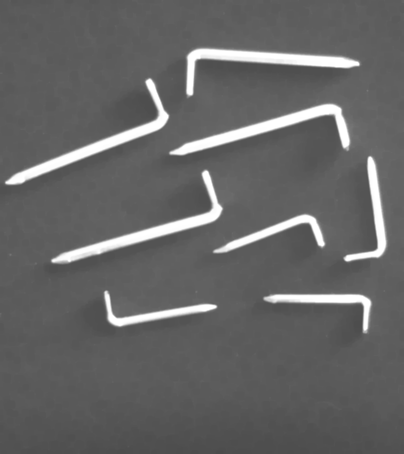
%> input picture Practicas/Examenes_julio/TerceraPruebaPractica_2Conv/TerceraPruebaPractica_2Conv/Imagenes/Entrenamiento/Alcayata01.bmp, 404 x 454 px
$ octave --eval "result = funcion_Segmenta_Imagen(imread('../../../../Examenes_julio/TerceraPruebaPractica_2Conv/TerceraPruebaPractica_2Conv/Imagenes/Entrenamiento/Alcayata01.bmp'));"   (GNU Octave 9; MATLAB toolbox functions it lacks are replaced by stand-ins)
%> lines starting %> are read from the running program, lines starting %| are printed output that depends on the picture; in (x1, y1, x2, y2) boxes, pixels count from 0 and x2, y2 are one past the last pixel; in counts of white or black regions, pixels touching at a corner belong together; the program's own positions count from 1
### Practicas/Parte2/Examen/Prueba3_ConvI_SP_23_24/Funciones/funcion_elimina_regiones_ruidosas.m
function IbinF=funcion_elimina_regiones_ruidosas(Ibin)
porc= 0.1;
[N,M]=size(Ibin);
numPix=N*M;

length(Ibin(:));
numPixMin=round((porc/100)*numPix);
IbinF=bwareaopen(Ibin,numPixMin);

[Ietiq,N]=bwlabel(IbinF);
if N>0
    stats=regionprops(Ietiq,'Area');
    areas=cat(1,stats.Area);
    numPixMinimo=round(max(areas)/5);

    IbinF= bwareaopen(IbinF,numPixMinimo);
end
end

### Practicas/Parte2/Examen/Prueba3_ConvI_SP_23_24/Funciones/funcion_Segmenta_Imagen.m
function [Ietiq,N] = funcion_Segmenta_Imagen(I)
% binarizar la imagen
Ibin= I >250*graythresh(I);

%Eliminar posibles componenetes conectadas ruidosas
% componenets de menos del 0.1´´´´´´´´´´´´´´´´´´´´´´´´5 del numero total de
% pixeles de la imagen  o numero de pixeles menor al area del objeto
% mayor /5.


IbinFilt=funcion_elimina_regiones_ruidosas(Ibin);
[Ietiq,N]=bwlabel(Ibin);
end
%> in funcion_Segmenta_Imagen, `Ibin= I >250*graythresh(I);`:
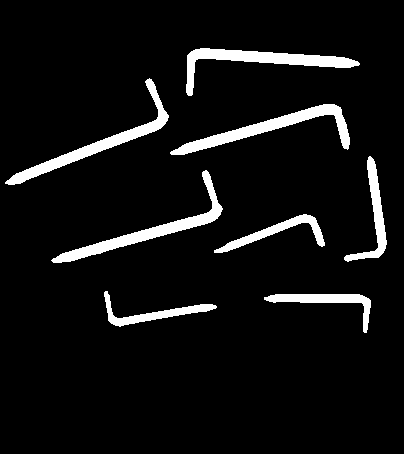
%> Ibin: size 454x404 logical; 6.8% white; 8 white regions, largest, box (x1, y1, x2, y2) and area: (170, 104, 350, 155) 2138, (51, 170, 223, 263) 2101, (186, 48, 360, 96) 2070
%> in funcion_elimina_regiones_ruidosas, `[Ietiq,N]=bwlabel(IbinF);`:
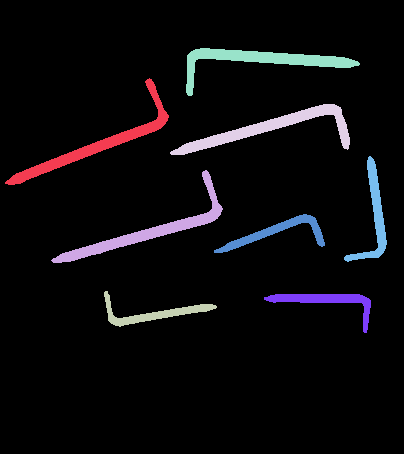
%> Ietiq: size 454x404 double; 9 distinct labels, from 0 to 8; one colour per label, 0 black
%> in funcion_elimina_regiones_ruidosas, `[Ietiq,N]=bwlabel(IbinF);`: N = 8
%> in funcion_elimina_regiones_ruidosas, `stats=regionprops(Ietiq,'Area');`: stats = 8 regions; Area: 2138, 2101, 2070, 2061, 1093, 1046, 1009, 951
%> in funcion_elimina_regiones_ruidosas, `areas=cat(1,stats.Area);`: areas = [2061; 2101; 951; 2138; 2070; 1009; 1046; 1093]
%> in funcion_elimina_regiones_ruidosas, `numPixMinimo=round(max(areas)/5);`: numPixMinimo = 428
%> in funcion_Segmenta_Imagen, `[Ietiq,N]=bwlabel(Ibin);`: N = 8

$ run again, on Practicas/Examenes_julio/TerceraPruebaPractica_2Conv/TerceraPruebaPractica_2Conv/Imagenes/Entrenamiento/Alcayata03.bmp
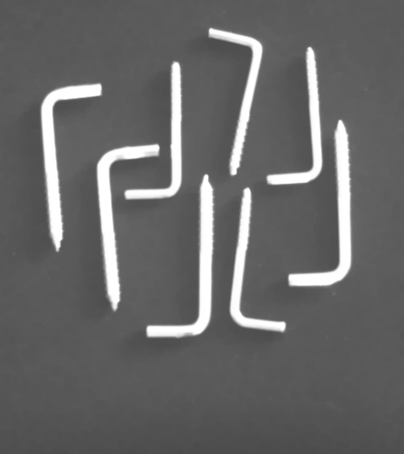
%> input picture Practicas/Examenes_julio/TerceraPruebaPractica_2Conv/TerceraPruebaPractica_2Conv/Imagenes/Entrenamiento/Alcayata03.bmp, 404 x 454 px
%> in funcion_Segmenta_Imagen, `Ibin= I >250*graythresh(I);`:
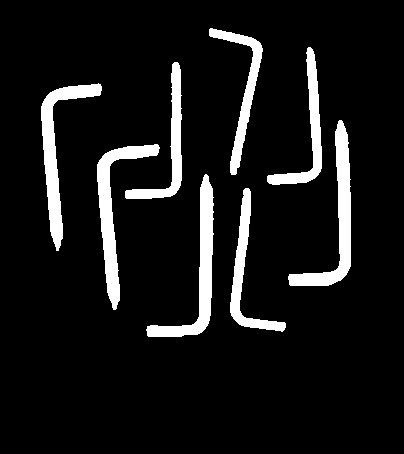
%> Ibin: size 454x404 logical; 9.1% white; 8 white regions, largest, box (x1, y1, x2, y2) and area: (288, 120, 351, 286) 2533, (146, 174, 214, 337) 2479, (97, 144, 160, 310) 2477
%> in funcion_elimina_regiones_ruidosas, `[Ietiq,N]=bwlabel(IbinF);`:
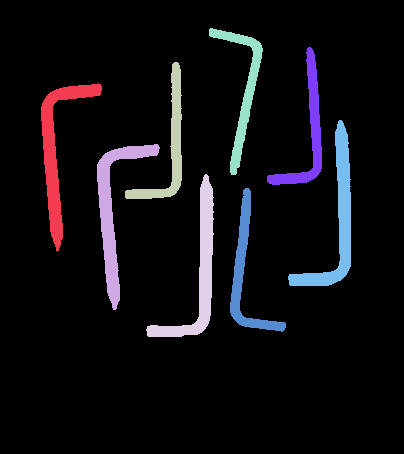
%> Ietiq: size 454x404 double; 9 distinct labels, from 0 to 8; one colour per label, 0 black
%> in funcion_elimina_regiones_ruidosas, `[Ietiq,N]=bwlabel(IbinF);`: N = 8
%> stats = 8 regions; Area: 2533, 2479, 2477, 2437, 1707, 1694, 1666, 1658
%> areas = [2437; 2477; 1694; 2479; 1658; 1707; 1666; 2533]
%> numPixMinimo = 507
%> in funcion_Segmenta_Imagen, `[Ietiq,N]=bwlabel(Ibin);`: N = 8

$ run again, on Practicas/Examenes_julio/TerceraPruebaPractica_2Conv/TerceraPruebaPractica_2Conv/Imagenes/Entrenamiento/Arandela01.bmp
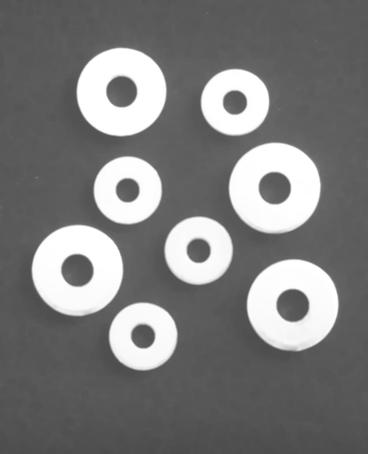
%> input picture Practicas/Examenes_julio/TerceraPruebaPractica_2Conv/TerceraPruebaPractica_2Conv/Imagenes/Entrenamiento/Arandela01.bmp, 368 x 454 px
%> in funcion_Segmenta_Imagen, `Ibin= I >250*graythresh(I);`:
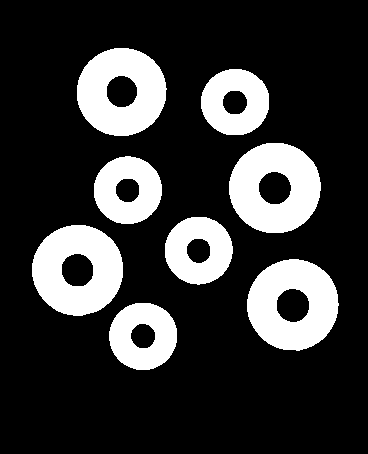
%> Ibin: size 454x368 logical; 21.1% white; 8 white regions, largest, box (x1, y1, x2, y2) and area: (229, 143, 321, 233) 5732, (247, 259, 339, 351) 5721, (32, 225, 123, 316) 5695
%> in funcion_elimina_regiones_ruidosas, `[Ietiq,N]=bwlabel(IbinF);`:
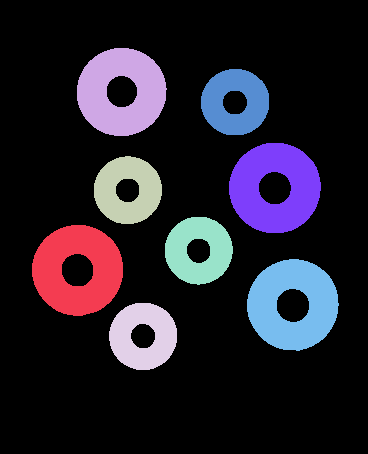
%> Ietiq: size 454x368 double; 9 distinct labels, from 0 to 8; one colour per label, 0 black
%> in funcion_elimina_regiones_ruidosas, `[Ietiq,N]=bwlabel(IbinF);`: N = 8
%> stats = 8 regions; Area: 5732, 5721, 5695, 5480, 3198, 3171, 3166, 3134
%> areas = [5695; 5480; 3198; 3166; 3171; 3134; 5732; 5721]
%> numPixMinimo = 1146
%> in funcion_Segmenta_Imagen, `[Ietiq,N]=bwlabel(Ibin);`: N = 8
